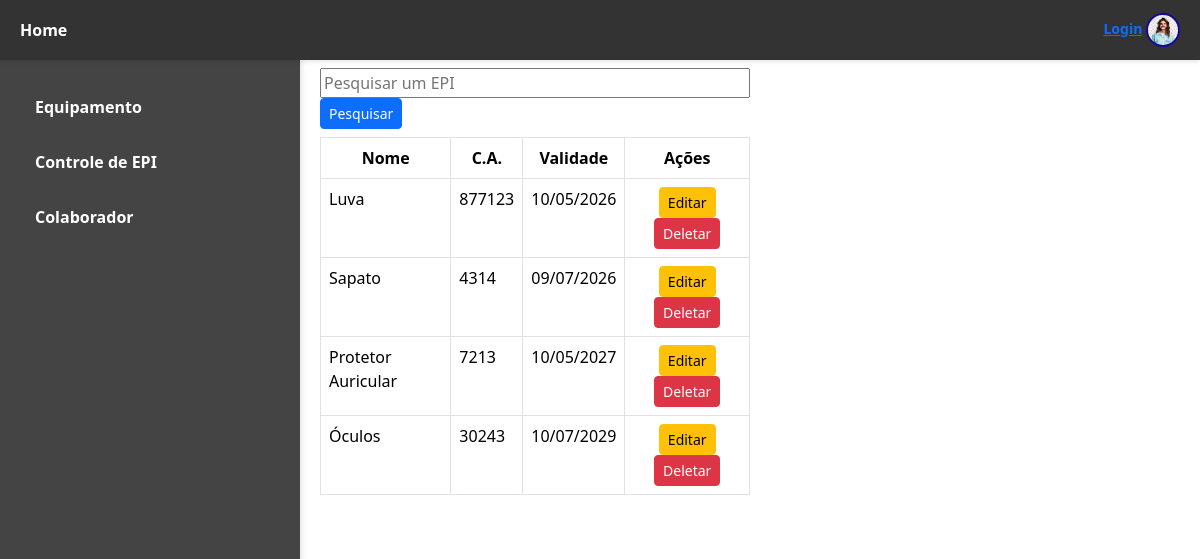
Page /atualizar/ on the earlier database version.
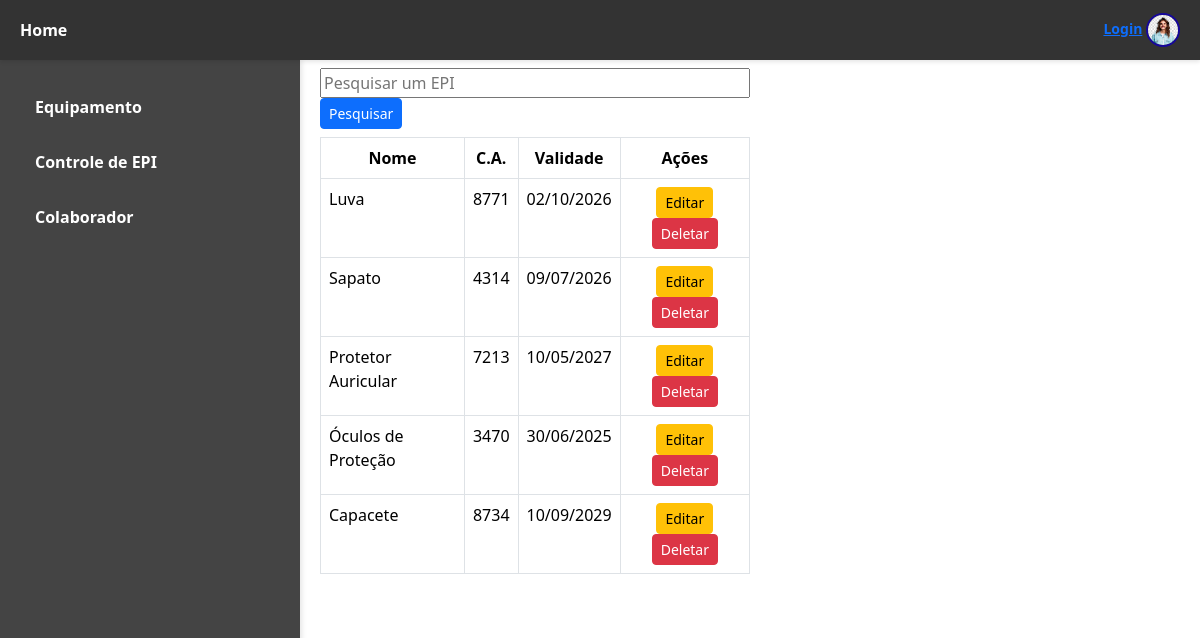
Same page on the later database version.
### epi/models.py (models this page shows, shortened)
class Equipamento(models.Model):
        nome = models.CharField(max_length=100)
        ca = models.IntegerField(max_length=100)
        validade = models.DateField()

### epi/views.py (the view, shortened to what this page needs)
# urls.py: path('atualizar/', views.atualizar_epi, name='atualizar_epi_tela'),
def atualizar_epi(request, id=0):
    if id == 0:
        if request.method == 'GET' and request.GET.get('nome_item'):
            nome_item = request.GET.get('nome_item')
            itens = Equipamento.objects.filter(nome__icontains=nome_item)
        else:
            itens = Equipamento.objects.all()
        return render(request, 'epi/globals/atualizar.html', {'itens': itens})

### epi/templates/epi/globals/atualizar.html (shortened to what this page needs)
{% extends "epi/index.html" %}
{% block content %}
<form class="form-group my-2" method="get" style="width: 50%;">
    <input type="text" name="nome_item" placeholder="Pesquisar um EPI" value="{{ request.GET.nome_item }}" style="width: 100%;">
    <button type="submit" class="btn btn-primary btn-sm">Pesquisar</button>
</form>
<div class="table-responsive">
    <table class="table table-bordered" style="width: 50%;">
        <thead>
            <tr>
                <th style="text-align: center">Nome</th>
                <th style="text-align: center">C.A.</th>
                <th style="text-align: center">Validade</th>
                <th style="text-align: center">Ações</th>
            </tr>
        </thead>
        <tbody>
            {% for item in itens %}
            <tr>
                <td>{{ item.nome }}</td>
                <td>{{ item.ca }}</td>
                <td>{{ item.validade|date:'d/m/Y' }}</td>
                <td style="text-align: center;">
                    <a href="{% url 'atualizar_epi' item.id %}" class="btn btn-warning btn-sm">Editar</a>
                    <a href="{% url 'excluir_epi' item.id %}" class="btn btn-danger btn-sm">Deletar</a>
                </td>
            </tr>
            {% endfor %}
        </tbody>
    </table>
</div>
{% endblock content %}

Differences in the rows shown:
removed Equipamento: nome "Óculos", ca "30243", validade "10/07/2029"
changed Equipamento "Luva": ca "877123" → "8771"; validade "10/05/2026" → "02/10/2026"
added Equipamento: nome "Óculos de Proteção", ca "3470", validade "30/06/2025"
added Equipamento: nome "Capacete", ca "8734", validade "10/09/2029"
